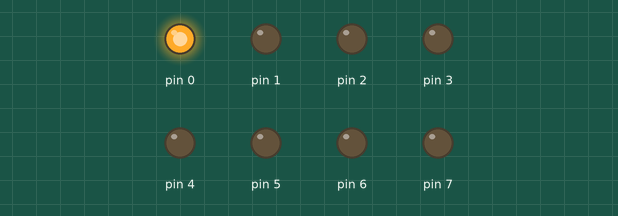
Recording of a sketch running on a simulated Arduino Uno, built with avr-gcc and run on an emulated ATmega328P. On the bench: output pins drawn as LEDs (lit = HIGH).

Above: at 0.2 s.
At 0.7 s:
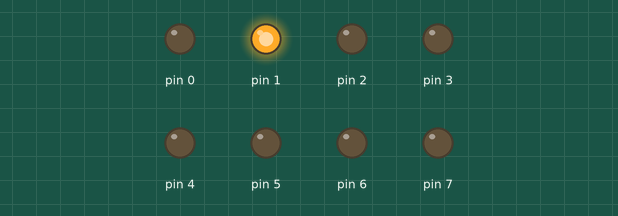
At 2.7 s:
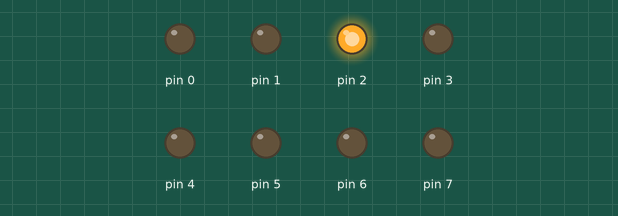
Timing chart, 0 to 3.5 s (numbered marks = the images above):
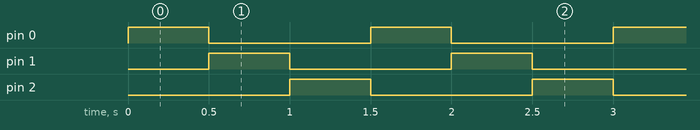

The sketch:

Mock_Test_1.ino
```cpp
#include <avr/io.h>
#include <util/delay.h>

#define BITN(BIT_NUM)               (0x01 << (BIT_NUM))
#define SET_BIT(PORT, BIT_NUM)      ((PORT) |= (BITN(BIT_NUM)))
#define CHECK_BIT(PORT, BIT_NUM)    ((PORT) & (BITN(BIT_NUM)))
#define CLEAR_BIT(PORT, BIT_NUM)    ((PORT) &= (~(BITN(BIT_NUM))))

int main (void)
{
    DDRD = 0xFF;
    while(true){
    int i = 0;

    for(i = 0; i < 1; i++){
      SET_BIT(PORTD, 0);
      _delay_ms(500);
      CLEAR_BIT(PORTD, 0);
      SET_BIT(PORTD, 1);
      _delay_ms(500);
      CLEAR_BIT(PORTD, 1);
      SET_BIT(PORTD, 2);
      _delay_ms(500);
      CLEAR_BIT(PORTD, 2);
    }
  }
}
```

Measured:
- by itself, pin 0–2: alternates HIGH for 0.50 s and LOW for 1.0 s
- by itself, everything shown: repeats every 1.5 s, in 3 steps
